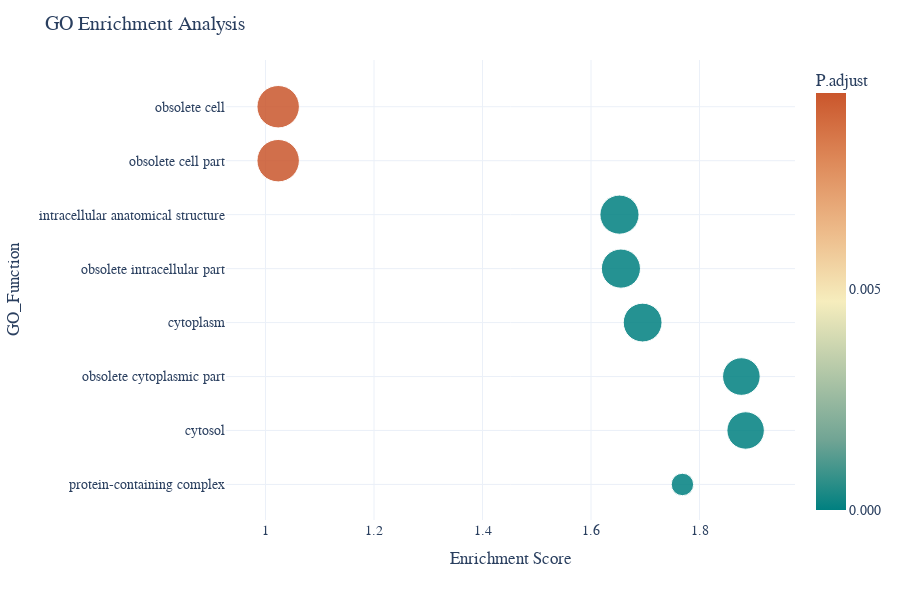

Notebook source saved alongside this figure:
### Code cell
BubbleChart(df_BubbleChart, 'Geyser', 50, 30, 'CC',width=900, height=600)

### Figure 1 — Plotly figure (JSON) as saved in the notebook; plotly's stock layout.template omitted (floating-point values rounded to 4 significant figures)
{"data": [{"customdata": [["GO:0005623", 261, 0.009447], ["GO:0044464", 261, 0.009447], ["GO:0005622", 222, 0], ["GO:0044424", 222, 0], ["GO:0005737", 218, 0], ["GO:0044444", 205, 0], ["GO:0005829", 203, 0], ["GO:0032991", 73, 5.3e-07]], "hovertemplate": "<b>%{hovertext}</b><br><br>Enrichment Score=%{x}<br>GO_Function=%{y}<br>Counts=%{customdata[1]}<br>GO_ID=%{customdata[0]}<br>P.adjust=%{marker.color}<extra></extra>", "hovertext": ["Cellular component", "Cellular component", "Cellular component", "Cellular component", "Cellular component", "Cellular component", "Cellular component", "Cellular component"], "legendgroup": "", "marker": {"color": [0.009447, 0.009447, 0, 0, 0, 0, 0, 5.3e-07], "coloraxis": "coloraxis", "opacity": 0.85, "size": [261, 261, 222, 222, 218, 205, 203, 73], "sizemode": "area", "sizeref": 0.29, "symbol": "circle"}, "mode": "markers", "name": "", "orientation": "h", "showlegend": false, "type": "scatter", "x": [1.023, 1.023, 1.652, 1.655, 1.695, 1.877, 1.885, 1.768], "xaxis": "x", "y": ["obsolete cell", "obsolete cell part", "intracellular anatomical structure", "obsolete intracellular part", "cytoplasm", "obsolete cytoplasmic part", "cytosol", "protein-containing complex"], "yaxis": "y"}], "layout": {"coloraxis": {"colorbar": {"dtick": 0.005, "tickformat": ".3f", "title": {"text": "P.adjust"}}, "colorscale": [[0, "rgb(0, 128, 128)"], [0.1667, "rgb(112, 164, 148)"], [0.3333, "rgb(180, 200, 168)"], [0.5, "rgb(246, 237, 189)"], [0.6667, "rgb(237, 187, 138)"], [0.8333, "rgb(222, 138, 90)"], [1, "rgb(202, 86, 44)"]]}, "font": {"family": "Arial", "size": 14}, "height": 600, "legend": {"itemsizing": "constant", "tracegroupgap": 0}, "margin": {"t": 60}, "title": {"text": "GO Enrichment Analysis"}, "width": 900, "xaxis": {"anchor": "y", "domain": [0, 1], "title": {"text": "Enrichment Score"}}, "yaxis": {"anchor": "x", "autorange": "reversed", "domain": [0, 1], "title": {"text": "GO_Function"}}}}
